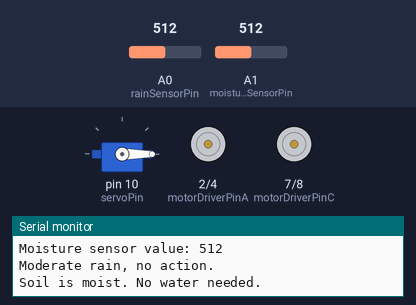
Simulated run of this sketch. Board: Arduino Uno, built with avr-gcc and run on an emulated ATmega328P. Shown: servo, motor-driver pin pairs drawn as motors (green arrow = first pin HIGH = forward, orange = second pin HIGH = backward, longer = more drive, scaled by the enable pin), the last lines printed to the serial monitor. Inputs (shaded band) come from the test bench; at power-on: A0 (rainSensorPin) = 512, A1 (moistureSensorPin) = 512.

Above: at 2.8 s.
2.9 s: A0 (rainSensorPin) set to 414
5.6 s: A0 (rainSensorPin) set to 387
At 6.7 s:
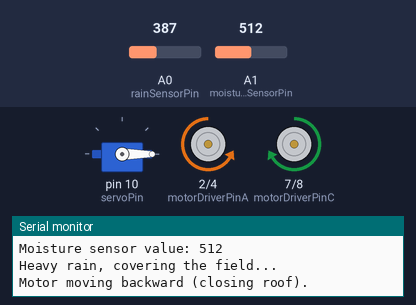
11.6 s: A1 (moistureSensorPin) set to 890
17.5 s: A1 (moistureSensorPin) set to 912
At 20.8 s:
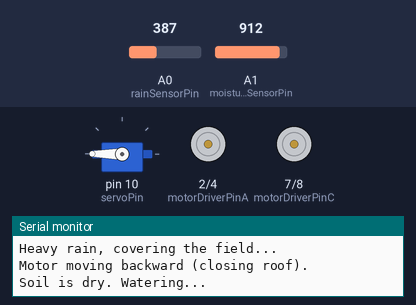
At 23.2 s:
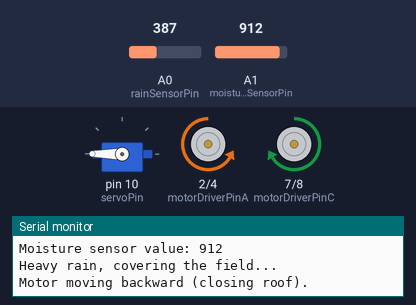
23.5 s: A0 (rainSensorPin) set to 710
29.5 s: A1 (moistureSensorPin) set to 900
At 35.5 s:
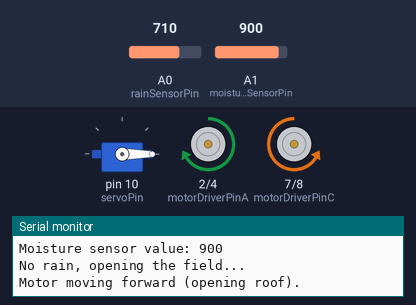
Timing chart, 0 to 36.5 s (numbered marks = the images above; inputs shaded):
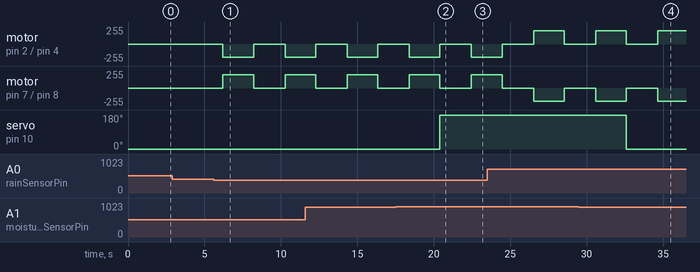

Measured:
- the behaviour switches between 400 and 399 on A0 (rainSensorPin) (found by bisection; images 0 and 1)
- the behaviour switches between 900 and 901 on A1 (moistureSensorPin) (found by bisection; images 1 and 2)
- after the input at 5.6 s, motor on pin 2 (motorDriverPinA) / pin 4 (motorDriverPinB): stopped → backward 200/255 after 0.61 s, → stopped 2.0 s later, → backward 200/255 2.1 s later; motor on pin 7 (motorDriverPinC) / pin 8 (motorDriverPinD): stopped → forward 200/255 after 0.61 s, → stopped 2.0 s later, → forward 200/255 2.1 s later
- after the input at 17.5 s, servo on pin 10 (servoPin): 0° → 180° after 2.9 s
- after the input at 29.5 s, servo on pin 10 (servoPin): 180° → 0° after 3.1 s

The sketch:

source_code.ino
```cpp
#include <Servo.h>
// Define pin connections
int rainSensorPin = A0;      // Rain sensor analog input
int moistureSensorPin = A1;  // Moisture sensor analog input
int motorDriverPinA = 2;     // Motor driver pin 1
int motorDriverPinB = 4;     // Motor driver pin 2
int motorDriverPinC = 7;     // Motor driver pin 3
int motorDriverPinD = 8;     // Motor driver pin 4
int enableAPin = 11;         // Motor driver enable A
int enableBPin = 3;          // Motor driver enable B
int servoPin = 10;           // Servo motor pin

// Define Servo motor
Servo servo;

// Define threshold values
int heavyRainThreshold = 400;
int moderateRainThreshold = 700;
int drySoilThreshold = 900;

void setup() {
  Serial.begin(9600);
  pinMode(motorDriverPinA, OUTPUT);
  pinMode(motorDriverPinB, OUTPUT);
  pinMode(motorDriverPinC, OUTPUT);
  pinMode(motorDriverPinD, OUTPUT);
  pinMode(enableAPin, OUTPUT);
  pinMode(enableBPin, OUTPUT);
  // Analog pins are inputs by default, but explicitly setting is fine
  pinMode(rainSensorPin, INPUT);
  pinMode(moistureSensorPin, INPUT);
  servo.attach(servoPin);
  servo.write(0);
  stopMotor(); // Start with the motor stopped
}

void loop() {
  // Read sensor values at the beginning of the loop
  int rainSensorValue = analogRead(rainSensorPin);
  int moistureSensorValue = analogRead(moistureSensorPin);

  // Print sensor values to the Serial Monitor
  Serial.print("Rain sensor value: ");
  Serial.println(rainSensorValue);
  Serial.print("Moisture sensor value: ");
  Serial.println(moistureSensorValue);

  // Check rain sensor value and control motor
  if (rainSensorValue < heavyRainThreshold) {
    // Heavy rain, cover the field
    Serial.println("Heavy rain, covering the field...");
    moveMotorBackward(); // Assuming backward covers the field
    stopMotor();
  } else if (rainSensorValue < moderateRainThreshold) {
    // Moderate rain, do nothing
    Serial.println("Moderate rain, no action.");
    stopMotor();
  } else {
    // No rain, open the field
    Serial.println("No rain, opening the field...");
    moveMotorForward(); // Assuming forward opens the field
    stopMotor();
  }

  // Check moisture sensor value and control servo motor
  if (moistureSensorValue > drySoilThreshold) {
    Serial.println("Soil is dry. Watering...");
    servo.write(180); // Open valve
  } else {
    Serial.println("Soil is moist. No water needed.");
    servo.write(0); // Close valve
  }

  delay(2000); // Wait for 2 seconds before the next reading
}

void moveMotorForward() {
  Serial.println("Motor moving forward (opening roof).");
  digitalWrite(motorDriverPinA, HIGH);
  digitalWrite(motorDriverPinB, LOW);
  digitalWrite(motorDriverPinC, LOW);
  digitalWrite(motorDriverPinD, HIGH);
  analogWrite(enableAPin, 200); // Set motor speed
  analogWrite(enableBPin, 200);
  delay(2000); // Run motor for a set duration
}

void moveMotorBackward() {
  Serial.println("Motor moving backward (closing roof).");
  digitalWrite(motorDriverPinA, LOW);
  digitalWrite(motorDriverPinB, HIGH);
  digitalWrite(motorDriverPinC, HIGH);
  digitalWrite(motorDriverPinD, LOW);
  analogWrite(enableAPin, 200); // Set motor speed
  analogWrite(enableBPin, 200);
  delay(2000); // Run motor for a set duration
}

void stopMotor() {
  digitalWrite(motorDriverPinA, LOW);
  digitalWrite(motorDriverPinB, LOW);
  digitalWrite(motorDriverPinC, LOW);
  digitalWrite(motorDriverPinD, LOW);
  analogWrite(enableAPin, 0); // Stop motor
  analogWrite(enableBPin, 0);
}
```
